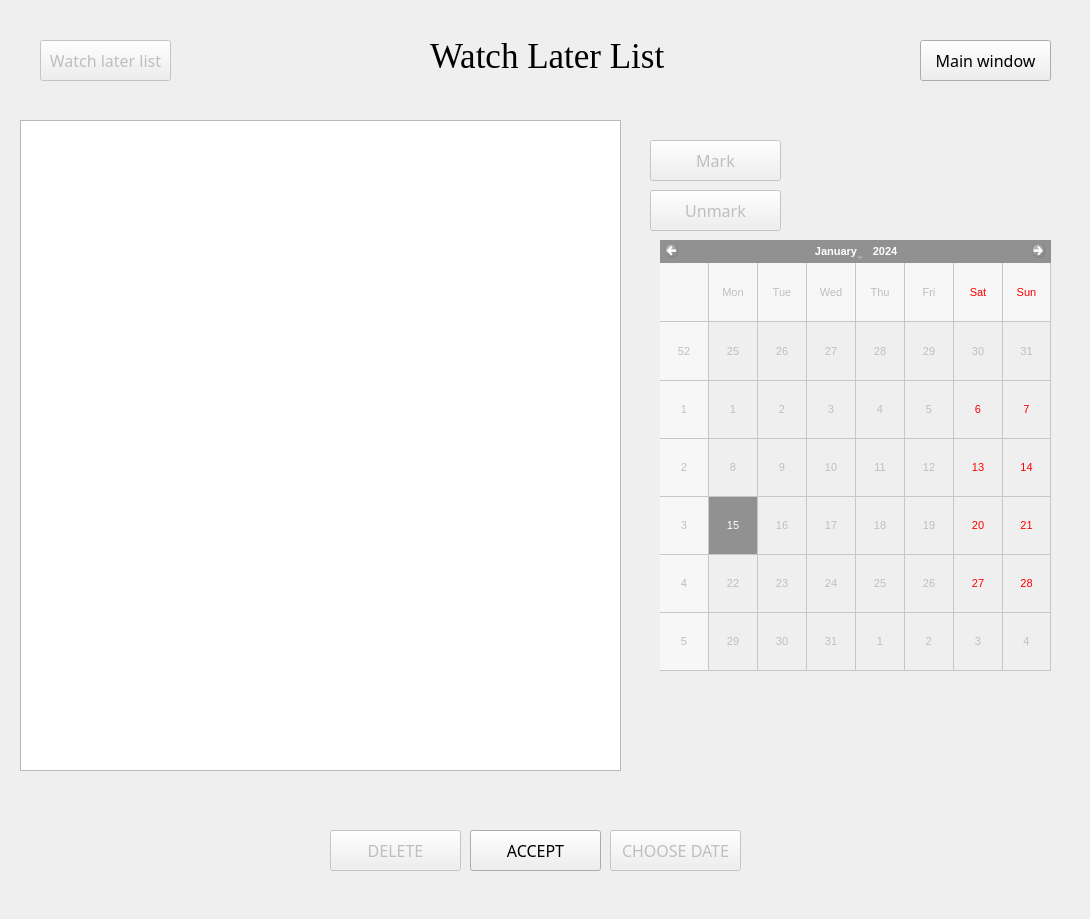
<?xml version="1.0" encoding="UTF-8"?>
<ui version="4.0">
 <class>Form</class>
 <widget class="QWidget" name="Form">
  <property name="enabled">
   <bool>true</bool>
  </property>
  <property name="geometry">
   <rect>
    <x>0</x>
    <y>0</y>
    <width>1090</width>
    <height>919</height>
   </rect>
  </property>
  <property name="sizePolicy">
   <sizepolicy hsizetype="Fixed" vsizetype="Fixed">
    <horstretch>0</horstretch>
    <verstretch>0</verstretch>
   </sizepolicy>
  </property>
  <property name="windowTitle">
   <string>Form</string>
  </property>
  <widget class="QListWidget" name="listWidget">
   <property name="geometry">
    <rect>
     <x>20</x>
     <y>120</y>
     <width>601</width>
     <height>651</height>
    </rect>
   </property>
   <property name="font">
    <font>
     <family>Lucida Bright</family>
     <pointsize>18</pointsize>
    </font>
   </property>
  </widget>
  <widget class="QCalendarWidget" name="calendarWidget">
   <property name="enabled">
    <bool>false</bool>
   </property>
   <property name="geometry">
    <rect>
     <x>660</x>
     <y>240</y>
     <width>391</width>
     <height>431</height>
    </rect>
   </property>
   <property name="font">
    <font>
     <pointsize>8</pointsize>
    </font>
   </property>
   <property name="mouseTracking">
    <bool>false</bool>
   </property>
   <property name="contextMenuPolicy">
    <enum>Qt::DefaultContextMenu</enum>
   </property>
   <property name="gridVisible">
    <bool>true</bool>
   </property>
   <property name="navigationBarVisible">
    <bool>true</bool>
   </property>
   <property name="dateEditEnabled">
    <bool>true</bool>
   </property>
  </widget>
  <widget class="QPushButton" name="pushButton_3">
   <property name="geometry">
    <rect>
     <x>920</x>
     <y>40</y>
     <width>131</width>
     <height>41</height>
    </rect>
   </property>
   <property name="font">
    <font>
     <family>Lucida Bright</family>
     <pointsize>12</pointsize>
    </font>
   </property>
   <property name="text">
    <string>Main window</string>
   </property>
  </widget>
  <widget class="QPushButton" name="pushButton_2">
   <property name="enabled">
    <bool>false</bool>
   </property>
   <property name="geometry">
    <rect>
     <x>40</x>
     <y>40</y>
     <width>131</width>
     <height>41</height>
    </rect>
   </property>
   <property name="font">
    <font>
     <family>Lucida Bright</family>
     <pointsize>12</pointsize>
    </font>
   </property>
   <property name="text">
    <string>Watch later list</string>
   </property>
  </widget>
  <widget class="QLabel" name="label">
   <property name="geometry">
    <rect>
     <x>430</x>
     <y>40</y>
     <width>251</width>
     <height>31</height>
    </rect>
   </property>
   <property name="font">
    <font>
     <family>Times New Roman</family>
     <pointsize>26</pointsize>
     <weight>50</weight>
     <italic>false</italic>
     <bold>false</bold>
     <underline>false</underline>
     <strikeout>false</strikeout>
    </font>
   </property>
   <property name="text">
    <string>Watch Later List</string>
   </property>
  </widget>
  <widget class="QPushButton" name="pushButton_4">
   <property name="enabled">
    <bool>false</bool>
   </property>
   <property name="geometry">
    <rect>
     <x>330</x>
     <y>830</y>
     <width>131</width>
     <height>41</height>
    </rect>
   </property>
   <property name="font">
    <font>
     <family>Lucida Bright</family>
     <pointsize>12</pointsize>
    </font>
   </property>
   <property name="text">
    <string>DELETE</string>
   </property>
  </widget>
  <widget class="QPushButton" name="pushButton_5">
   <property name="geometry">
    <rect>
     <x>470</x>
     <y>830</y>
     <width>131</width>
     <height>41</height>
    </rect>
   </property>
   <property name="font">
    <font>
     <family>Lucida Bright</family>
     <pointsize>12</pointsize>
    </font>
   </property>
   <property name="text">
    <string>ACCEPT</string>
   </property>
  </widget>
  <widget class="QPushButton" name="pushButton_6">
   <property name="enabled">
    <bool>false</bool>
   </property>
   <property name="geometry">
    <rect>
     <x>610</x>
     <y>830</y>
     <width>131</width>
     <height>41</height>
    </rect>
   </property>
   <property name="font">
    <font>
     <family>Lucida Bright</family>
     <pointsize>12</pointsize>
    </font>
   </property>
   <property name="text">
    <string>CHOOSE DATE</string>
   </property>
  </widget>
  <widget class="QPushButton" name="pushButton_7">
   <property name="enabled">
    <bool>false</bool>
   </property>
   <property name="geometry">
    <rect>
     <x>650</x>
     <y>140</y>
     <width>131</width>
     <height>41</height>
    </rect>
   </property>
   <property name="font">
    <font>
     <family>Lucida Bright</family>
     <pointsize>12</pointsize>
    </font>
   </property>
   <property name="text">
    <string>Mark</string>
   </property>
  </widget>
  <widget class="QPushButton" name="pushButton_8">
   <property name="enabled">
    <bool>false</bool>
   </property>
   <property name="geometry">
    <rect>
     <x>650</x>
     <y>190</y>
     <width>131</width>
     <height>41</height>
    </rect>
   </property>
   <property name="font">
    <font>
     <family>Lucida Bright</family>
     <pointsize>12</pointsize>
    </font>
   </property>
   <property name="text">
    <string>Unmark</string>
   </property>
  </widget>
  <zorder>calendarWidget</zorder>
  <zorder>listWidget</zorder>
  <zorder>pushButton_3</zorder>
  <zorder>pushButton_2</zorder>
  <zorder>label</zorder>
  <zorder>pushButton_4</zorder>
  <zorder>pushButton_5</zorder>
  <zorder>pushButton_6</zorder>
  <zorder>pushButton_7</zorder>
  <zorder>pushButton_8</zorder>
 </widget>
 <resources/>
 <connections/>
</ui>
